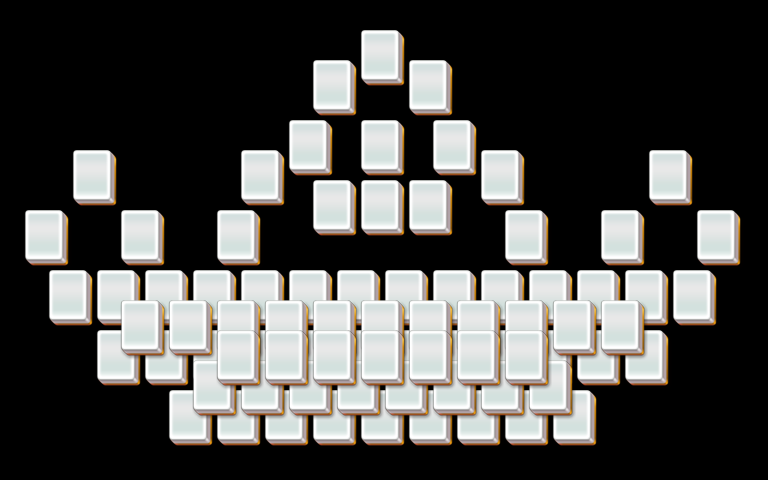

This game map was drawn from its Tiled (.tmx) file and the tilesets committed beside it. A one-line description and the trimmed map source follow:
An orthogonal 32x16 tile map with 24x30 px tiles, 4 tile layers (layer1, layer2, layer3, layer4).

<map version="1.0" orientation="orthogonal" width="32" height="16" tilewidth="24" tileheight="30">
 <properties>
  <property name="species" value="20" />
 </properties>
 <tileset firstgid="1" name="mahjong" tilewidth="48" tileheight="60">
  <image source="mahjong.png" />
 </tileset>
 <layer name="layer1" width="32" height="16">
  <data>[512 cells, 54 non-empty, 1 distinct tile ids]</data>
 </layer>
 <layer name="layer2" width="32" height="16">
  <data>[512 cells, 54 non-empty, 1 distinct tile ids]</data>
 </layer>
 <layer name="layer3" width="32" height="16">
  <data>[512 cells, 19 non-empty, 1 distinct tile ids]</data>
 </layer>
 <layer name="layer4" width="32" height="16">
  <data>[512 cells, 7 non-empty, 1 distinct tile ids]</data>
 </layer>
</map>
